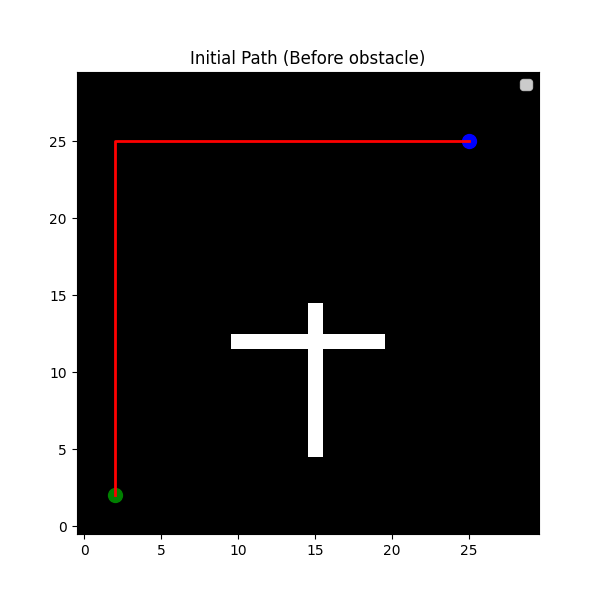

Python code for this plot:
"""
Why D*- 
A* & Dijkstras algorithm assumes the map is fixed 
If an obstacle appears- A* and Dijkstra will not be able to find a path
D* can replan in real time when the environment changes

D* - Reuse previous path + updaed onlt effected parts 
D* Goal> Start (Goal is fixed, local area changes)
"""
# Simplified D* algorithm - A* re run (before and new obstacles)
import numpy as np
import matplotlib.pyplot as plt
import heapq
import time


# GRID SETUP

GRID_SIZE = 30
grid = np.zeros((GRID_SIZE, GRID_SIZE))

# Start and goal
start = (2, 2)
goal = (25, 25)

# Initial obstacles
grid[10:20, 12] = 1
grid[15, 5:15] = 1



# HEURISTIC

def heuristic(a, b):
    return abs(a[0] - b[0]) + abs(a[1] - b[1])



# NEIGHBORS

def neighbors(node):
    x, y = node
    moves = [(1,0), (-1,0), (0,1), (0,-1)]
    result = []
    for dx, dy in moves:
        nx, ny = x + dx, y + dy
        if 0 <= nx < GRID_SIZE and 0 <= ny < GRID_SIZE:
            result.append((nx, ny))
    return result



# D* (simplified as replanning A*)

def dstar_like(grid, start, goal):
    open_set = []
    heapq.heappush(open_set, (0, start))

    came_from = {}
    g = {start: 0}

    while open_set:
        _, current = heapq.heappop(open_set)

        if current == goal:
            break

        for n in neighbors(current):
            if grid[n] == 1:
                continue

            tentative_g = g[current] + 1

            if n not in g or tentative_g < g[n]:
                g[n] = tentative_g
                f = tentative_g + heuristic(n, goal)
                heapq.heappush(open_set, (f, n))
                came_from[n] = current

    # reconstruct path
    path = []
    node = goal
    while node in came_from:
        path.append(node)
        node = came_from[node]
    path.append(start)
    path.reverse()

    return path

def draw(grid, path, title):
    plt.imshow(grid.T, origin='lower', cmap='gray')

    if path:
        px, py = zip(*path)
        plt.plot(px, py, 'r-', linewidth=2)

    plt.scatter(start[0], start[1], c='green', s=100)
    plt.scatter(goal[0], goal[1], c='blue', s=100)

    plt.title(title)
    plt.legend()

    plt.draw()
    plt.pause(0.5)
    
    


# INITIAL PLAN
#
plt.figure(figsize=(6, 6))
plt.ion()  

path1 = dstar_like(grid, start, goal)
draw(grid, path1, "Initial Path (Before obstacle)")
plt.pause(5) 



# NEW OBSTACLE

grid[2:18, 18] = 1   # dynamic obstacle blocking path
plt.pause(1)   
path2 = dstar_like(grid, start, goal)

draw(grid, path2, "After Obstacle Change (D* Replanning)")
plt.show()
plt.pause(5)
